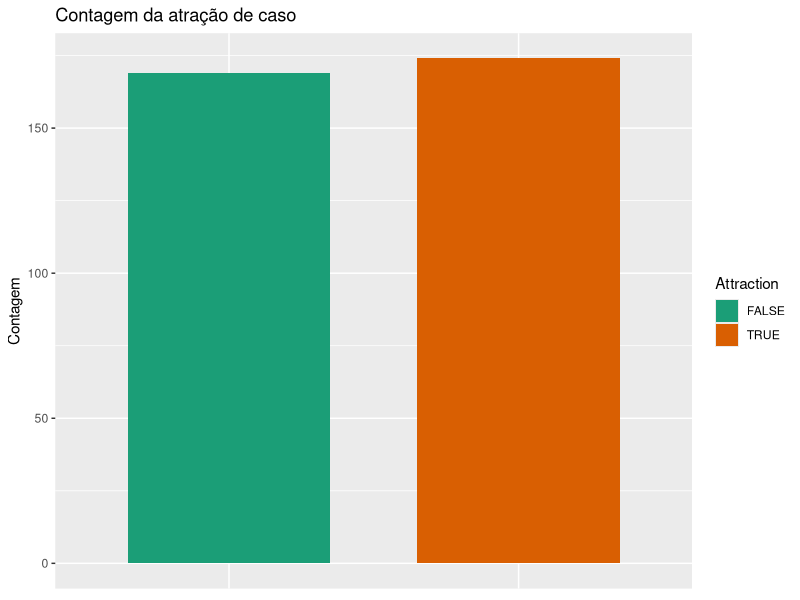
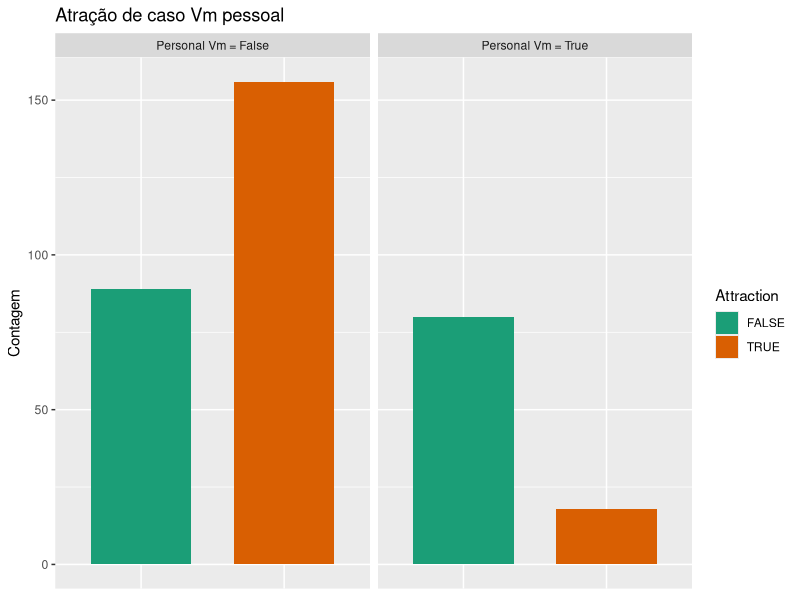
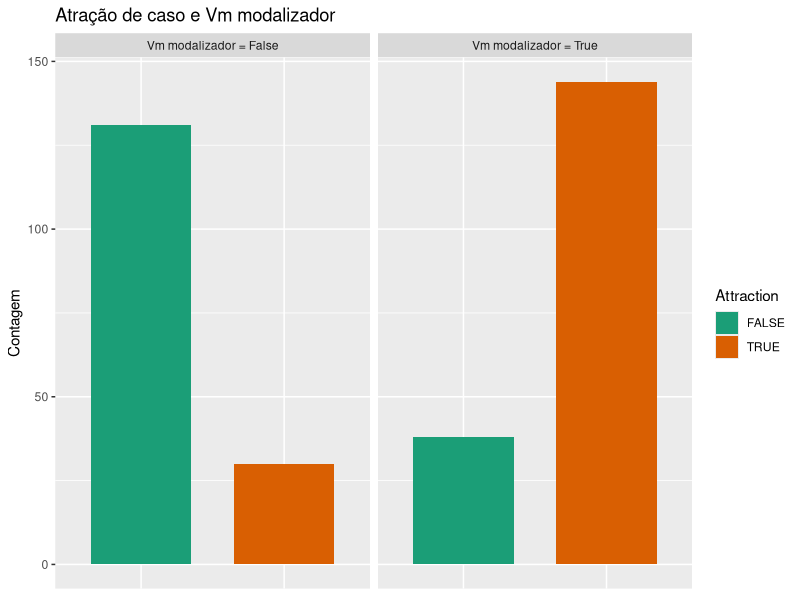
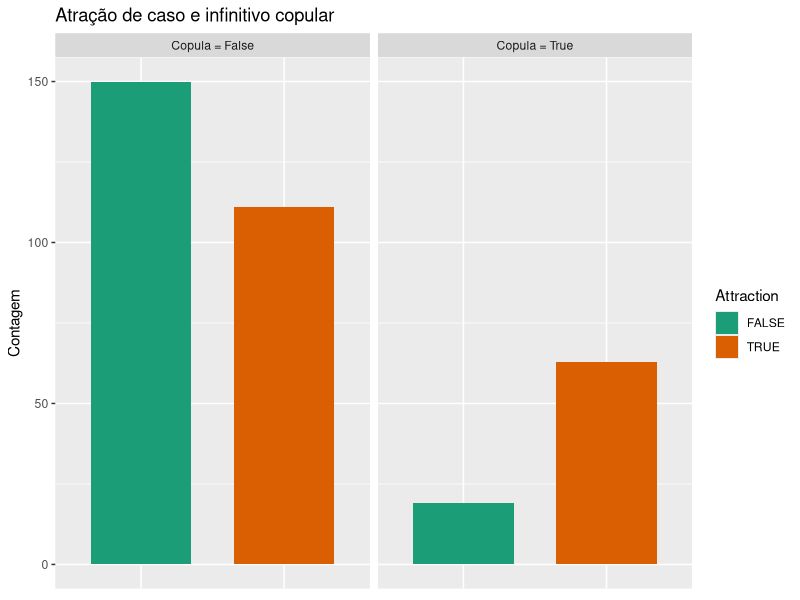
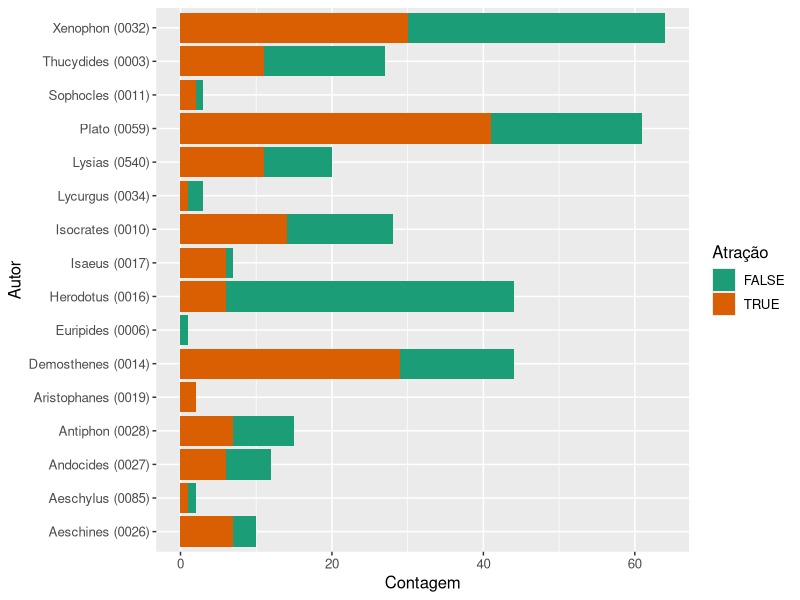
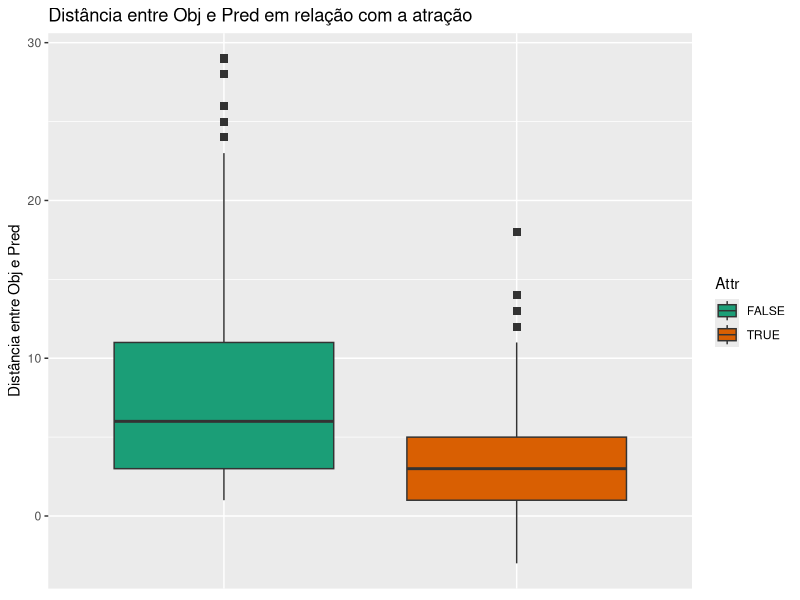

These charts were generated, in order, by the following R code:
## ---- chunk 1
library(tidyverse)
library(readxl)
library(kableExtra)
## ---- chunk 2
diogenes_results <- read_excel("./assets/data.xlsx",
  sheet = "Principal"
)
diogenes_results
## ---- chunk 3
d <- read_csv("./processed/data_final.csv")
attach(d)
d
## ---- chunk 4
table(diogenes_results$AUTHOR) %>% kable(
  col.names = c("Autor", "Freq"),
  format = "latex"
)
## ---- chunk 5
table(diogenes_results$AUTHOR) %>%
  prop.table() %>%
  kable(col.names = c("Autor", "Prop"),
  format = "latex")
## ---- chunk 6
table(diogenes_results$MV) %>% kable(col.names = c("Vm", "Freq"),
  format = "latex")
## ---- chunk 7
table(diogenes_results$MV) %>%
  prop.table() %>%
  kable(col.names = c("Vm", "Prop"),
  format = "latex")
## ---- chunk 8
nrow(diogenes_results)
## ---- chunk 9
table(d$AUTHOR) %>% kable(col.names = c("Autor", "Freq"),
  format = "latex")
## ---- chunk 10
table(d$AUTHOR) %>%
  prop.table() %>%
  kable(col.names = c("Autor", "Prop"),
  format = "latex")
## ---- chunk 11
table(d$VM_LEMMA) %>% kable(col.names = c("Vm", "Freq"),
  format = "latex")
## ---- chunk 12
table(d$VM_LEMMA) %>%
  prop.table() %>%
  kable(col.names = c("Vm", "Prop"),
  format = "latex")
## ---- chunk 13
nrow(d)
## ---- chunk 14
nrow(d) / nrow(diogenes_results)
## ---- chunk 15
table(d$Attr) %>%
  addmargins() %>%
  kable(col.names = c("Atração", "Freq"),
  format = "latex")
## ---- chunk 16
prop.table(table(d$Attr)) %>%
  kable(col.names = c("Atração", "Prop"),
  format = "latex")
## ---- chunk 17
p <- ggplot(d, aes(Attr)) +
  geom_bar(aes(fill = Attr), width = 0.7) +
  labs(
    x = "", y = "Contagem",
    fill = "Attraction"
  ) +
  theme(
    axis.ticks.x = element_blank(),
    axis.title.x = element_blank(),
    axis.text.x = element_blank()
  ) +
  scale_fill_brewer(palette = "Dark2")
b <- p + labs(title = "Contagem da atração de caso")
b
## ---- chunk 18
table(d$VM_PERSONAL, d$Attr) %>%
  addmargins() %>%
  kable(
    col.names = c(
      "Vm Pessoal",
      "Sem atração",
      "Atração",
      "Soma"
    ),
  format = "latex"
  )
## ---- chunk 19
table(d$VM_PERSONAL, d$Attr) %>%
  prop.table(margin = 1) %>%
  kable(
    col.names = c(
      "Pessoal",
      "Sem atração",
      "Atração"
    ),
  format = "latex"
  )
## ---- chunk 20
table(d$VM_PERSONAL, d$Attr) %>% chisq.test()
## ---- chunk 21
lables <- c("FALSE" = "Personal Vm = False", "TRUE" = "Personal Vm = True")
b <- p + facet_wrap(. ~ VM_PERSONAL, labeller = as_labeller(lables)) +
  labs(title = "Atração de caso Vm pessoal")
b
## ---- chunk 22
table(d$VM_MOD, d$Attr) %>%
  addmargins() %>%
  kable(
    col.names = c(
      "Vm Modalizador",
      "Sem atração",
      "Atração",
      "Soma"
    ),
  format = "latex"
  )
## ---- chunk 23
table(d$VM_MOD, d$Attr) %>%
  prop.table(margin = 1) %>%
  kable(
    col.names = c(
      "Vm Modalizador",
      "Sem atração",
      "Atração"
    ),
  format = "latex"
  )
## ---- chunk 24
table(d$VM_MOD, d$Attr) %>% chisq.test()
## ---- chunk 25
lables <- c(
  "FALSE" = "Vm modalizador = False",
  "TRUE" = "Vm modalizador = True"
)
b <- p + facet_wrap(. ~ VM_MOD, labeller = as_labeller(lables)) +
  labs(title = "Atração de caso e Vm modalizador")
b
## ---- chunk 26
table(d$Vinf_Cop, d$Attr) %>%
  addmargins() %>%
  kable(
    col.names = c(
      "Vinf Copular",
      "Sem atração",
      "Atração",
      "Soma"
    ),
  format = "latex"
  )
## ---- chunk 27
table(d$Vinf_Cop, d$Attr) %>%
  prop.table(margin = 1) %>%
  kable(
    col.names = c(
      "Vinf Copular",
      "Sem atração",
      "Atração"
    ),
  format = "latex"
  )
## ---- chunk 28
table(d$Vinf_Cop, d$Attr) %>% chisq.test()
## ---- chunk 29
lables <- c("FALSE" = "Copula = False", "TRUE" = "Copula = True")
b <- p + facet_wrap(. ~ Vinf_Cop, labeller = as_labeller(lables)) +
  labs(title = "Atração de caso e infinitivo copular")
b
## ---- chunk 30
table(d$AUTHOR, d$Attr) %>%
  addmargins() %>%
  kable(
    col.names = c(
      "Autoria",
      "Sem atração",
      "Atração",
      "Soma"
    ),
  format = "latex"
  )
## ---- chunk 31
table(d$AUTHOR, d$Attr) %>%
  prop.table(margin = 1) %>%
  kable(
    col.names = c(
      "Autoria",
      "Sem atração",
      "Atração"
    ),
  format = "latex"
  )
## ---- chunk 32
table(d$AUTHOR, d$Attr) %>% chisq.test()
## ---- chunk 33
ggplot(d, aes(y = AUTHOR)) +
  geom_bar(aes(fill = Attr)) +
  labs(
    x = "Contagem", y = "Autor",
    fill = "Atração"
  ) +
  theme(text = element_text(size = 12)) +
  scale_fill_brewer(palette = "Dark2")
## ---- chunk 34
wilcox.test(d$DIST_OBJ_PRED ~ d$Attr, conf.int = TRUE)
## ---- chunk 35
b <- ggplot(d, aes(Attr, DIST_OBJ_PRED, fill = Attr)) +
  geom_boxplot(outlier.shape = 15, outlier.size = 2.4) +
  labs(
    y = "Distância entre Obj e Pred",
    title = "Distância entre Obj e Pred em relação com a atração"
  ) +
  theme(
    axis.ticks.x = element_blank(),
    axis.title.x = element_blank(),
    axis.text.x = element_blank()
  ) +
  scale_fill_brewer(palette = "Dark2")
b
